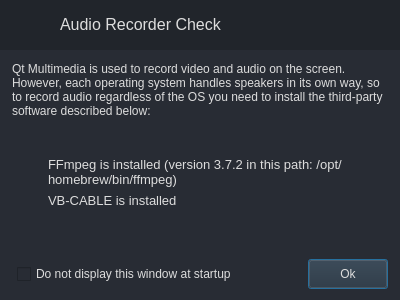
<?xml version="1.0" encoding="UTF-8"?>
<ui version="4.0">
 <class>multipurpose_dialog</class>
 <widget class="QDialog" name="multipurpose_dialog">
  <property name="geometry">
   <rect>
    <x>0</x>
    <y>0</y>
    <width>400</width>
    <height>300</height>
   </rect>
  </property>
  <property name="minimumSize">
   <size>
    <width>400</width>
    <height>0</height>
   </size>
  </property>
  <property name="maximumSize">
   <size>
    <width>16777215</width>
    <height>16777215</height>
   </size>
  </property>
  <property name="windowTitle">
   <string>FIT Audio Recorder Checker</string>
  </property>
  <property name="styleSheet">
   <string notr="true">QWidget{
	color: rgb(221, 221, 221);
}

/* Content App */
#content_top_bg{	
	background-color: rgb(33, 37, 43);
}

/* Top Buttons */
#right_buttons .QPushButton { background-color: rgba(255, 255, 255, 0); border: none;  border-radius: 5px; }
#right_buttons .QPushButton:hover { background-color: rgb(44, 49, 57); border-style: solid; border-radius: 4px; }
#right_buttons .QPushButton:pressed { background-color: rgb(23, 26, 30); border-style: solid; border-radius: 4px; }
</string>
  </property>
  <widget class="QFrame" name="content_box">
   <property name="geometry">
    <rect>
     <x>0</x>
     <y>50</y>
     <width>400</width>
     <height>251</height>
    </rect>
   </property>
   <property name="minimumSize">
    <size>
     <width>400</width>
     <height>0</height>
    </size>
   </property>
   <property name="styleSheet">
    <string notr="true">background-color: rgb(40, 44, 52);</string>
   </property>
   <layout class="QVBoxLayout" name="content_box_layout">
    <property name="leftMargin">
     <number>12</number>
    </property>
    <property name="topMargin">
     <number>12</number>
    </property>
    <property name="rightMargin">
     <number>12</number>
    </property>
    <property name="bottomMargin">
     <number>12</number>
    </property>
    <item>
     <widget class="QLabel" name="disclaimer">
      <property name="text">
       <string>Qt Multimedia is used to record video and audio on the screen. However, each operating system handles speakers in its own way, so to record audio regardless of the OS you need to install the third-party software described below:</string>
      </property>
      <property name="wordWrap">
       <bool>true</bool>
      </property>
     </widget>
    </item>
    <item>
     <spacer name="verticalSpacer">
      <property name="orientation">
       <enum>Qt::Vertical</enum>
      </property>
      <property name="sizeHint" stdset="0">
       <size>
        <width>20</width>
        <height>10</height>
       </size>
      </property>
     </spacer>
    </item>
    <item>
     <layout class="QHBoxLayout" name="ffmpeg_box">
      <property name="rightMargin">
       <number>10</number>
      </property>
      <property name="bottomMargin">
       <number>0</number>
      </property>
      <item>
       <widget class="QLabel" name="ffmpeg_installed_img">
        <property name="minimumSize">
         <size>
          <width>20</width>
          <height>20</height>
         </size>
        </property>
        <property name="maximumSize">
         <size>
          <width>20</width>
          <height>20</height>
         </size>
        </property>
        <property name="text">
         <string/>
        </property>
        <property name="pixmap">
         <pixmap>../icons/green-mark.png</pixmap>
        </property>
       </widget>
      </item>
      <item>
       <layout class="QVBoxLayout" name="ffmpeg_text_box">
        <property name="leftMargin">
         <number>10</number>
        </property>
        <property name="bottomMargin">
         <number>0</number>
        </property>
        <item>
         <widget class="QLabel" name="ffmpeg_installed_msg">
          <property name="styleSheet">
           <string notr="true">font-size: 13px;</string>
          </property>
          <property name="text">
           <string>FFmpeg is installed (version 3.7.2 in this path: /opt/homebrew/bin/ffmpeg)</string>
          </property>
          <property name="alignment">
           <set>Qt::AlignLeading|Qt::AlignLeft|Qt::AlignTop</set>
          </property>
          <property name="wordWrap">
           <bool>true</bool>
          </property>
         </widget>
        </item>
       </layout>
      </item>
     </layout>
    </item>
    <item>
     <layout class="QHBoxLayout" name="vb_cable_box">
      <property name="rightMargin">
       <number>0</number>
      </property>
      <property name="bottomMargin">
       <number>0</number>
      </property>
      <item>
       <widget class="QLabel" name="vb_cable_installed_img">
        <property name="minimumSize">
         <size>
          <width>20</width>
          <height>20</height>
         </size>
        </property>
        <property name="maximumSize">
         <size>
          <width>20</width>
          <height>20</height>
         </size>
        </property>
        <property name="text">
         <string/>
        </property>
        <property name="pixmap">
         <pixmap>../icons/green-mark.png</pixmap>
        </property>
       </widget>
      </item>
      <item>
       <layout class="QVBoxLayout" name="vb_cable_text_box">
        <property name="leftMargin">
         <number>10</number>
        </property>
        <property name="bottomMargin">
         <number>0</number>
        </property>
        <item>
         <widget class="QLabel" name="vb_cable_installed_msg">
          <property name="styleSheet">
           <string notr="true">font-size: 13px;</string>
          </property>
          <property name="text">
           <string>VB-CABLE is installed</string>
          </property>
          <property name="alignment">
           <set>Qt::AlignLeading|Qt::AlignLeft|Qt::AlignTop</set>
          </property>
          <property name="wordWrap">
           <bool>true</bool>
          </property>
         </widget>
        </item>
       </layout>
      </item>
     </layout>
    </item>
    <item>
     <layout class="QHBoxLayout" name="show_this_dialog_box">
      <property name="bottomMargin">
       <number>0</number>
      </property>
     </layout>
    </item>
    <item>
     <spacer name="vertical_spacer">
      <property name="orientation">
       <enum>Qt::Vertical</enum>
      </property>
      <property name="sizeHint" stdset="0">
       <size>
        <width>20</width>
        <height>40</height>
       </size>
      </property>
     </spacer>
    </item>
    <item>
     <widget class="QFrame" name="navigation_buttons">
      <property name="maximumSize">
       <size>
        <width>16777215</width>
        <height>40</height>
       </size>
      </property>
      <layout class="QHBoxLayout" name="horizontalLayout_6">
       <property name="leftMargin">
        <number>0</number>
       </property>
       <property name="topMargin">
        <number>0</number>
       </property>
       <property name="rightMargin">
        <number>0</number>
       </property>
       <property name="bottomMargin">
        <number>0</number>
       </property>
       <item>
        <spacer name="between_spacer">
         <property name="orientation">
          <enum>Qt::Horizontal</enum>
         </property>
         <property name="sizeType">
          <enum>QSizePolicy::Minimum</enum>
         </property>
         <property name="sizeHint" stdset="0">
          <size>
           <width>5</width>
           <height>20</height>
          </size>
         </property>
        </spacer>
       </item>
       <item>
        <widget class="QCheckBox" name="enable_arc_window_at_startup">
         <property name="text">
          <string>Do not display this window at startup</string>
         </property>
        </widget>
       </item>
       <item>
        <spacer name="left_spacer">
         <property name="orientation">
          <enum>Qt::Horizontal</enum>
         </property>
         <property name="sizeHint" stdset="0">
          <size>
           <width>40</width>
           <height>20</height>
          </size>
         </property>
        </spacer>
       </item>
       <item>
        <widget class="QPushButton" name="right_button">
         <property name="enabled">
          <bool>true</bool>
         </property>
         <property name="minimumSize">
          <size>
           <width>80</width>
           <height>30</height>
          </size>
         </property>
         <property name="cursor">
          <cursorShape>PointingHandCursor</cursorShape>
         </property>
         <property name="layoutDirection">
          <enum>Qt::LeftToRight</enum>
         </property>
         <property name="styleSheet">
          <string notr="true">:disabled {background-color: rgb(52, 59, 72); color: rgba(255, 255, 255, 10%) }</string>
         </property>
         <property name="text">
          <string>Ok</string>
         </property>
        </widget>
       </item>
      </layout>
     </widget>
    </item>
   </layout>
  </widget>
  <widget class="QFrame" name="content_top_bg">
   <property name="geometry">
    <rect>
     <x>0</x>
     <y>0</y>
     <width>400</width>
     <height>50</height>
    </rect>
   </property>
   <property name="minimumSize">
    <size>
     <width>400</width>
     <height>50</height>
    </size>
   </property>
   <property name="maximumSize">
    <size>
     <width>16777215</width>
     <height>50</height>
    </size>
   </property>
   <property name="frameShape">
    <enum>QFrame::NoFrame</enum>
   </property>
   <property name="frameShadow">
    <enum>QFrame::Raised</enum>
   </property>
   <layout class="QHBoxLayout" name="horizontalLayout">
    <property name="spacing">
     <number>0</number>
    </property>
    <property name="leftMargin">
     <number>0</number>
    </property>
    <property name="topMargin">
     <number>0</number>
    </property>
    <property name="rightMargin">
     <number>10</number>
    </property>
    <property name="bottomMargin">
     <number>0</number>
    </property>
    <item>
     <widget class="QFrame" name="left_box">
      <property name="sizePolicy">
       <sizepolicy hsizetype="Expanding" vsizetype="Preferred">
        <horstretch>0</horstretch>
        <verstretch>0</verstretch>
       </sizepolicy>
      </property>
      <property name="frameShape">
       <enum>QFrame::NoFrame</enum>
      </property>
      <property name="frameShadow">
       <enum>QFrame::Raised</enum>
      </property>
      <layout class="QHBoxLayout" name="horizontalLayout_3">
       <property name="spacing">
        <number>0</number>
       </property>
       <property name="leftMargin">
        <number>0</number>
       </property>
       <property name="topMargin">
        <number>0</number>
       </property>
       <property name="rightMargin">
        <number>0</number>
       </property>
       <property name="bottomMargin">
        <number>0</number>
       </property>
       <item>
        <widget class="QFrame" name="logo_container">
         <property name="minimumSize">
          <size>
           <width>60</width>
           <height>0</height>
          </size>
         </property>
         <property name="maximumSize">
          <size>
           <width>60</width>
           <height>16777215</height>
          </size>
         </property>
         <layout class="QHBoxLayout" name="horizontalLayout_8">
          <property name="leftMargin">
           <number>0</number>
          </property>
          <property name="topMargin">
           <number>0</number>
          </property>
          <property name="rightMargin">
           <number>0</number>
          </property>
          <property name="bottomMargin">
           <number>0</number>
          </property>
          <item>
           <widget class="QLabel" name="top_logo">
            <property name="minimumSize">
             <size>
              <width>42</width>
              <height>42</height>
             </size>
            </property>
            <property name="maximumSize">
             <size>
              <width>42</width>
              <height>42</height>
             </size>
            </property>
            <property name="text">
             <string/>
            </property>
            <property name="pixmap">
             <pixmap>../images/logo-42x42.png</pixmap>
            </property>
           </widget>
          </item>
         </layout>
        </widget>
       </item>
       <item>
        <widget class="QLabel" name="title_right_info">
         <property name="sizePolicy">
          <sizepolicy hsizetype="Preferred" vsizetype="Expanding">
           <horstretch>0</horstretch>
           <verstretch>0</verstretch>
          </sizepolicy>
         </property>
         <property name="maximumSize">
          <size>
           <width>16777215</width>
           <height>45</height>
          </size>
         </property>
         <property name="styleSheet">
          <string notr="true">font: 12pt;</string>
         </property>
         <property name="text">
          <string>Audio Recorder Check</string>
         </property>
         <property name="alignment">
          <set>Qt::AlignLeading|Qt::AlignLeft|Qt::AlignVCenter</set>
         </property>
        </widget>
       </item>
      </layout>
     </widget>
    </item>
    <item alignment="Qt::AlignRight">
     <widget class="QFrame" name="right_buttons">
      <property name="minimumSize">
       <size>
        <width>0</width>
        <height>28</height>
       </size>
      </property>
      <property name="frameShape">
       <enum>QFrame::NoFrame</enum>
      </property>
      <property name="frameShadow">
       <enum>QFrame::Raised</enum>
      </property>
      <layout class="QHBoxLayout" name="horizontalLayout_2">
       <property name="spacing">
        <number>5</number>
       </property>
       <property name="leftMargin">
        <number>0</number>
       </property>
       <property name="topMargin">
        <number>0</number>
       </property>
       <property name="rightMargin">
        <number>0</number>
       </property>
       <property name="bottomMargin">
        <number>0</number>
       </property>
      </layout>
     </widget>
    </item>
   </layout>
  </widget>
 </widget>
 <resources/>
 <connections/>
</ui>
